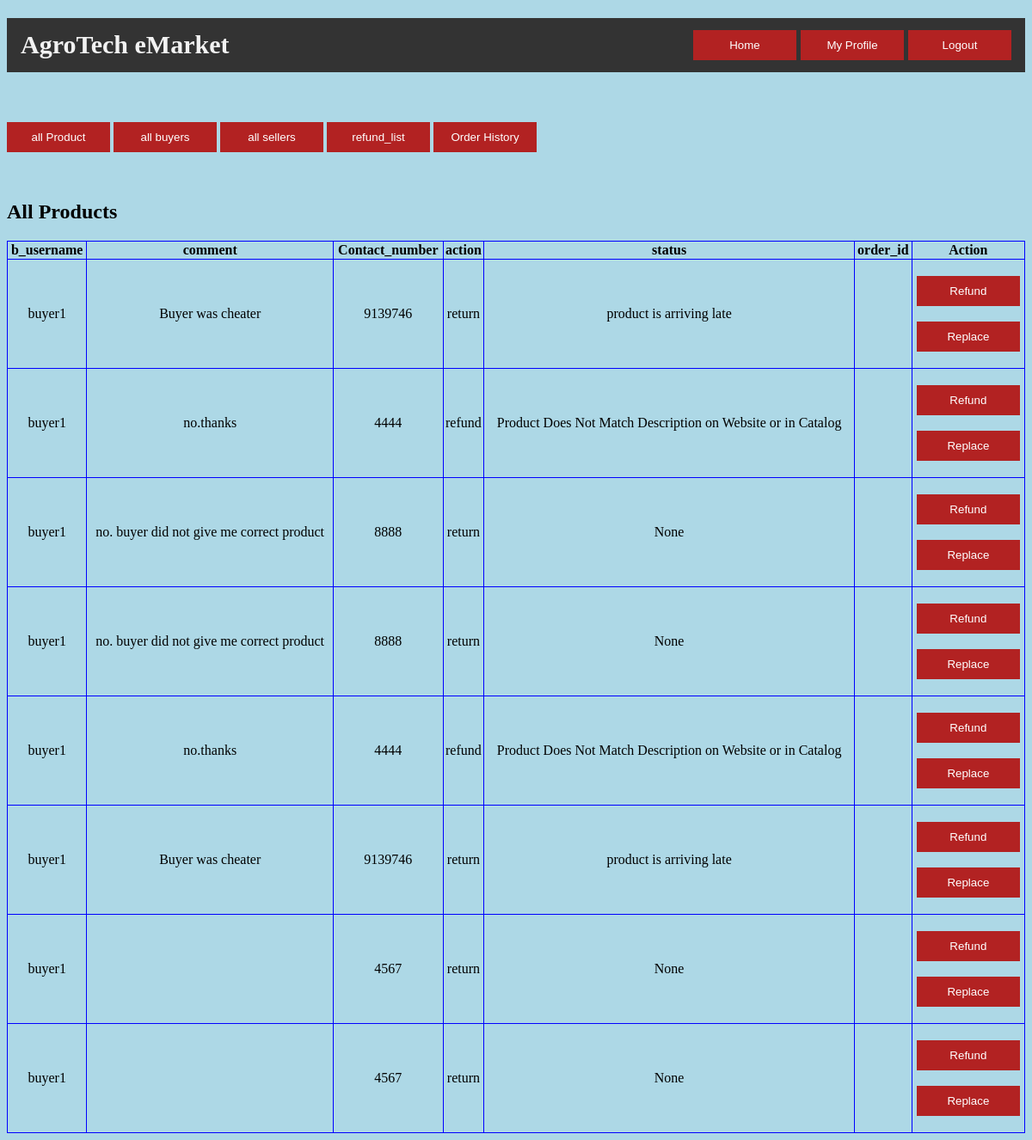
Screenshot of /allreturn_history.php (signed in) with the database file from the repository.
### tables this page shows
CREATE TABLE `returnn` (
  `b_username` varchar(25) NOT NULL,
  `p_id` int(10) NOT NULL,
  `totalQuantity` int(10) NOT NULL,
  `totalPrice` int(10) NOT NULL,
  `comment` varchar(1000) NOT NULL,
  `contact_number` varchar(13) DEFAULT NULL,
  `action` varchar(10) DEFAULT NULL,
  `status` varchar(1000) DEFAULT NULL
);

### allreturn_history.php (the view, shortened to what this page needs)
<?php
if(
    isset($_SESSION['username'])
    && !empty($_SESSION['username'])
){
    ?>
        <!DOCTYPE html>
        <html lang="en">
            <head>
            </head>
            <body>
              <h1 class="header">
                <left>AgroTech eMarket</left>
                <right>
                  <input id="button" type="button" value="Home" onclick="home();">
                  <input id="button" type="button" value="My Profile" onclick="profile()">
                  <input type="button" id="button" value="Logout" onclick="logout();">
                </right>
              </h1>
                <br><br>
                <input id="button" type="button" value="all Product" onclick="allproduct();">
                <input id="button" type="button" value="all buyers" onclick="allbuyers();">
                <input id="button" type="button" value="all sellers" onclick="allsellers();">
                <input id="button" type="button" value="refund_list" onclick="refund_list();">
                <input id="button" type="button" value="Order History" onclick="orderhistory()">
                <div>
                  <br>
                  <br>
                <h2> All Products </h2>
                    <table id="ptable">
                        <thead>
                            <tr>
                                <th>b_username</th>
                                <th>comment</th>
                                <th>Contact_number</th>
                                <th>action</th>
                                <th>status</th>
                                <th>order_id</th>
                                <th>Action</th>
                            </tr>
                        </thead>
                        <tbody>
                            <?php
                            try{
                                $conn=new PDO("mysql:host=localhost:3306;dbname=eMarket;","root","");
                                $conn->setAttribute(PDO::ATTR_ERRMODE, PDO::ERRMODE_EXCEPTION);
                                $mysqlquery="SELECT * FROM returnn";
                                $returnobj=$conn->query($mysqlquery);
                                $returntable=$returnobj->fetchAll();
                                if($returnobj->rowCount()==0){
                                    ?>
                                        <tr>
                                            <td colspan="8">No Buyers info Available</td>
                                        <tr>
                                    <?php
                                }
                                else{
                                    foreach($returntable as $row){
                                        ?>
                                        <tr>
                                            <td><?php echo $row['b_username'] ?></td>
                                            <td><?php echo $row['comment'] ?></td>
                                            <td><?php echo $row['contact_number'] ?></td>
                                            <td><?php echo $row['action'] ?></td>
                                            <td><?php echo $row['status'] ?></td>
                                            <td><?php echo $row['order_id'] ?></td>
                                            <td>
                                                    <br>
                                                    <input type="button" id="button" value="Refund" onclick="refunded(<?php echo $row['order_id'] ?>);">
                                                    <br><br>
                                                    <input type="button" id="button" value="Replace" onclick="replace(<?php echo $row['order_id'] ?>);">
                                                    <br><br>
                                            </td>
                                        </tr>
                                        <?php
                                    }
                                }
                            }
                            catch(PDOException $ex){
                                ?>
                                    <tr>
                                        <td colspan="6">No values found</td>
                                    <tr>
                                <?php
                            }
                            ?>
                        </tbody>
                    </table>
                </div>
            </body>
        </html>
    <?php
}
else{
     ?>
        <script>alert("login first!");</script>
        <script>location.assign("login.php");</script>
    <?php
}
?>

### allreturn_history.php (style rules this page uses)
body { background-color: lightblue; }
#button { padding: 10px; width: 120px; color: white; background-color: FireBrick; border: none; }
#ptable { width: 100%; border: 1px solid blue; border-collapse: collapse; }
#ptable th, #ptable td { border: 1px solid blue; border-collapse: collapse; text-align: center; }
.header { background-color: #333; overflow: hidden; }
.header left { float: left; color: #f2f2f2; text-align: center; padding: 14px 16px; text-decoration: none; font-size: 30px; }
.header right { float: right; color: #f2f2f2; text-align: center; padding: 14px 16px; text-decoration: none; font-size: 20px; }

### rows the page displays
returnn: b_username "buyer1", comment "Buyer was cheater", contact_number "9139746", action "return", status "product is arriving late"
returnn: b_username "buyer1", comment "no.thanks", contact_number "4444", action "refund", status "Product Does Not Match Description on Website or in Catalog"
returnn: b_username "buyer1", comment "no. buyer did not give me correct product", contact_number "8888", action "return", status "None"
returnn: b_username "buyer1", comment "no. buyer did not give me correct product", contact_number "8888", action "return", status "None"
returnn: b_username "buyer1", comment "no.thanks", contact_number "4444", action "refund", status "Product Does Not Match Description on Website or in Catalog"
returnn: b_username "buyer1", comment "Buyer was cheater", contact_number "9139746", action "return", status "product is arriving late"
returnn: b_username "buyer1", contact_number "4567", action "return", status "None"
returnn: b_username "buyer1", contact_number "4567", action "return", status "None"
